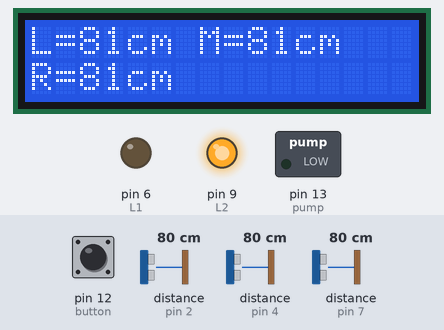
Bench run of a sketch on a simulated Arduino Uno, built with avr-gcc and run on an emulated ATmega328P. On the bench: 16×2 character LCD, switched loads named in the sketch (green lamp = pin HIGH), output pins drawn as LEDs (lit = HIGH). Dashed ring = blinking. Inputs (shaded band) come from the test bench; at power-on: pin 12 (button) HIGH, distance to the obstacle (sensors on pin 7, pin 2, pin 4) 80 cm. The echo pulse lasts 58.3 µs per cm; pins used as bus, display or sensor lines are not drawn.

Above: at 3.2 s.
3.3 s: pin 12 (button) pulled LOW for 1 s
At 4.2 s:
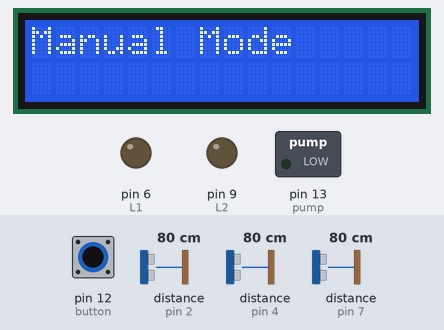
5.9 s: distance to the obstacle (sensor on pin 7) set to 17 cm
At 7.2 s:
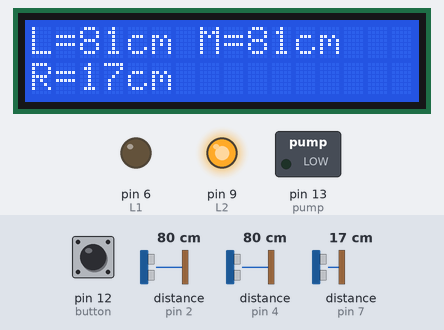
7.5 s: distance to the obstacle (sensor on pin 7) set to 14 cm
At 8.2 s:
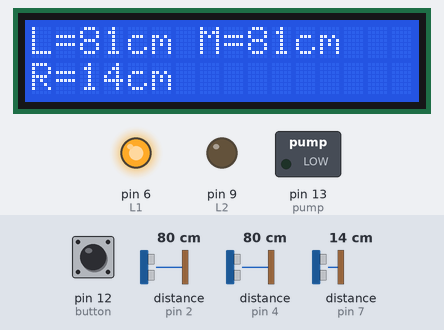
9.1 s: distance to the obstacle (sensor on pin 2) set to 2 cm
At 10.3 s:
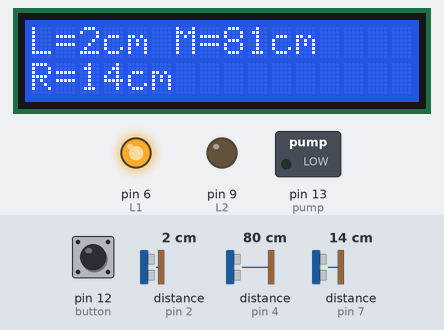
11.2 s: distance to the obstacle (sensor on pin 4) set to 2 cm
At 13.1 s:
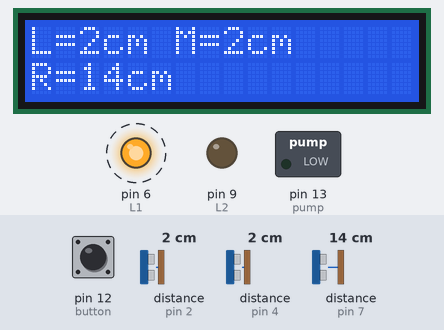
13.6 s: distance to the obstacle (sensor on pin 2) set to 4 cm
At 15.6 s:
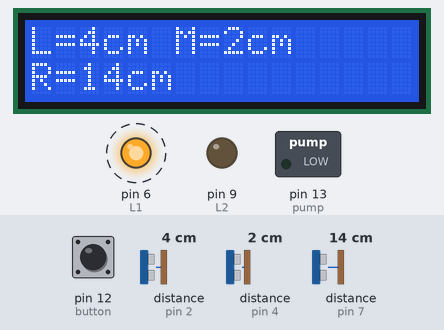
Timing chart, 0 to 17.0 s (numbered marks = the images above; inputs shaded):
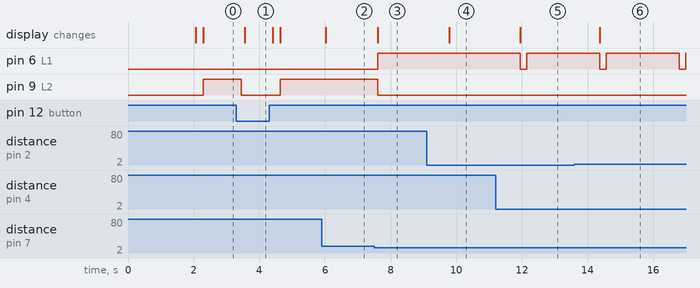

The sketch:

Floor_Cleaning_Robot_Code.ino
```cpp
#include <NewPing.h>
#include <LiquidCrystal.h>

const int echo_L = 2;
const int trig_L = 3;
const int echo_M = 4;
const int trig_M = 5;
const int echo_R = 7;
const int trig_R = 8;
const int L1 = 6;
const int L2 = 9;
const int R1 = 10;
const int R2 = 11;
const int button = 12;
const int pump = 13;
int motor_speed = 255;
int max_distance = 200;
int distance_L = 0;
int distance_M = 0;
int distance_R = 0;
char incomingByte;

NewPing sonar_L(trig_L, echo_L, max_distance);
NewPing sonar_M(trig_M, echo_M, max_distance);
NewPing sonar_R(trig_R, echo_R, max_distance);
LiquidCrystal lcd(A0, A1, A2, A3, A4, A5);

void setup() {
  pinMode(L1, OUTPUT);
  pinMode(L2, OUTPUT);
  pinMode(R1, OUTPUT);
  pinMode(R2, OUTPUT);
  pinMode(button, INPUT);
  pinMode(pump, OUTPUT);
  digitalWrite(L1, LOW);
  digitalWrite(L2, LOW);
  digitalWrite(R1, LOW);
  digitalWrite(R2, LOW);
  digitalWrite(pump, LOW);
  lcd.begin(16, 2);
  lcd.print("Welcome!");
  Serial.begin(9600);
  delay(2000);
}


void loop() {
  if (digitalRead(button) == LOW) {
    lcd.clear();
    lcd.print("Manual Mode");
    while (true) {
      manualMode();
      if (digitalRead(button) == HIGH) {
        moveStop();
        break;
      }
    }
    delay(100);
  }

  else {
    lcd.clear();
    lcd.print("Automatic Mode");
    while (true) {
      automaticMode();
      if (digitalRead(button) == LOW) {
        moveStop();
        break;
      }
    }
    delay(100);
  }
}

void manualMode() {
  if (Serial.available() > 0) {
    incomingByte = Serial.read();
  }

  switch (incomingByte) {
    case 'F':
      moveForward();
      lcd.clear();
      lcd.print("Forward");
      incomingByte = '*';
      break;

    case 'B':
      moveBackward();
      lcd.clear();
      lcd.print("Backward");
      incomingByte = '*';
      break;

    case 'L':
      moveLeft();
      lcd.clear();
      lcd.print("Left");
      incomingByte = '*';
      break;

    case 'R':
      moveRight();
      lcd.clear();
      lcd.print("Right");
      incomingByte = '*';
      break;

    case 'S':
      moveStop();
      lcd.clear();
      lcd.print("Stop");
      incomingByte = '*';
      break;

    case 'P':
      digitalWrite(pump, HIGH);
      lcd.clear();
      lcd.print("Pump ON");
      incomingByte = '*';
      break;

    case 'p':
      digitalWrite(pump, LOW);
      incomingByte = '*';
      break;

    case '1':
      motor_speed = 155;
      incomingByte = '*';
      break;

    case '2':
      motor_speed = 205;
      incomingByte = '*';
      break;

    case '3':
      motor_speed = 255;
      incomingByte = '*';
      break;

      delay(5000);
  }
}

void automaticMode() {
  distance_L = readSensor_L();
  distance_M = readSensor_M();
  distance_R = readSensor_R();
  lcd.clear();
  lcd.print("L=");
  lcd.print(distance_L);
  lcd.print("cm ");
  lcd.print("M=");
  lcd.print(distance_M);
  lcd.print("cm");
  lcd.setCursor(0, 1);
  lcd.print("R=");
  lcd.print(distance_R);
  lcd.print("cm");

  if (distance_M <= 20) {
    if (distance_R > distance_L) {
      if ((distance_R <= 20) && (distance_L <= 20)) {
        moveStop();
        delay(200);
        moveBackward();
        delay(2000);
      } else {
        moveBackward();
        delay(500);
        moveRight();
        delay(2000);
      }
    } else if (distance_R < distance_L) {
      if ((distance_R <= 20) && (distance_L <= 20)) {
        moveStop();
        delay(200);
        moveBackward();
        delay(2000);
      } else {
        moveBackward();
        delay(500);
        moveLeft();
        delay(2000);
      }
    }
  }

  else if (distance_R <= 15) {
    moveLeft();
    delay(500);
  } else if (distance_L <= 15) {
    moveRight();
    delay(500);
  } else {
    moveForward();
  }
}

int readSensor_L() {
  delay(70);
  int cm_L = sonar_L.ping_cm();
  if (cm_L == 0) {
    cm_L = 250;
  }
  return cm_L;
}

int readSensor_M() {
  delay(70);
  int cm_M = sonar_M.ping_cm();
  if (cm_M == 0) {
    cm_M = 250;
  }
  return cm_M;
}

int readSensor_R() {
  delay(70);
  int cm_R = sonar_R.ping_cm();
  if (cm_R == 0) {
    cm_R = 250;
  }
  return cm_R;
}

void moveForward() {
  digitalWrite(L1, LOW);
  analogWrite(L2, motor_speed);
  analogWrite(R1, motor_speed);
  digitalWrite(R2, LOW);
}

void moveBackward() {
  analogWrite(L1, motor_speed);
  digitalWrite(L2, LOW);
  digitalWrite(R1, LOW);
  analogWrite(R2, motor_speed);
}

void moveLeft() {
  analogWrite(L1, motor_speed);
  digitalWrite(L2, LOW);
  analogWrite(R1, motor_speed);
  digitalWrite(R2, LOW);
}

void moveRight() {
  digitalWrite(L1, LOW);
  analogWrite(L2, motor_speed);
  digitalWrite(R1, LOW);
  analogWrite(R2, motor_speed);
}

void moveStop() {
  digitalWrite(L1, LOW);
  digitalWrite(L2, LOW);
  digitalWrite(R1, LOW);
  digitalWrite(R2, LOW);
}
```

Measured:
- the behaviour switches between 16 and 15 cm on distance to the obstacle (sensor on pin 7) (found by bisection; images 2 and 3)
- after the input at 3.3 s, pin 9 (L2): HIGH → LOW after 0.15 s, → HIGH 1.2 s later; the display: changes after 0.26 s (image 1)
- after the input at 5.9 s, the display: changes after 0.12 s (image 2)
- after the input at 7.5 s, pin 6 (L1): LOW → HIGH after 0.11 s; pin 9 (L2): HIGH → LOW after 0.11 s; the display: changes after 0.11 s (image 3)
- after the input at 9.1 s, the display: changes after 0.69 s (image 4)
- after the input at 11.2 s, pin 6 (L1): HIGH → LOW after 0.75 s, → HIGH 0.20 s later; the display: changes after 0.75 s (image 5)
- after the input at 13.6 s, the display: changes after 0.77 s (image 6)
